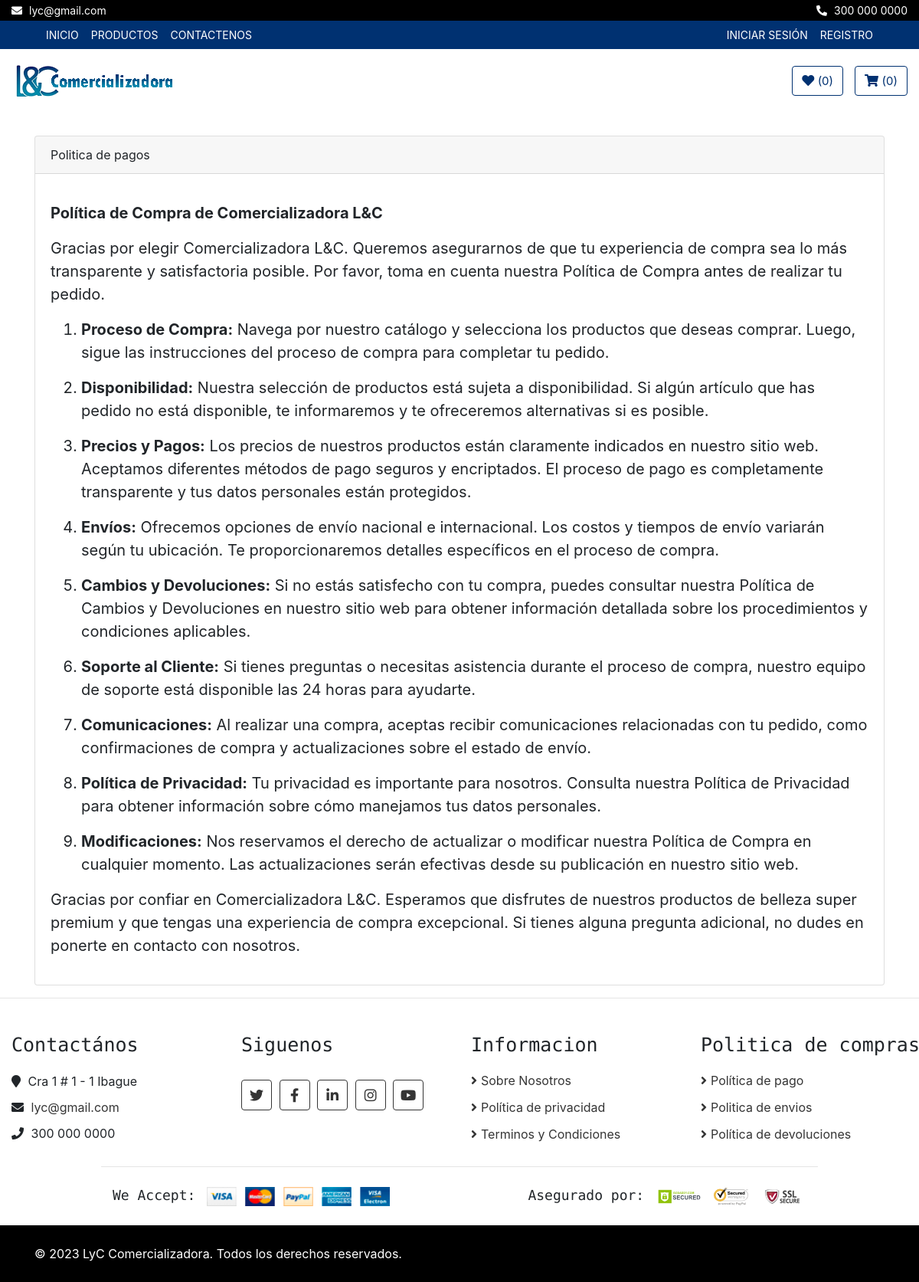
Screenshot of /politicas/politica-pagos/ with the database file from the repository.
### politicas/models.py (models this page shows, shortened)
class CorreoEmpresa(models.Model):
    direccion = models.CharField(max_length=100)
    correo = models.EmailField(unique=True)
    telefono = models.CharField(max_length=20)

class Polpago(models.Model):
    titulo = models.CharField(max_length=50)
    contenido = RichTextField()

class Copyright(models.Model):
    frase = models.CharField(max_length=255)

### politicas/views.py (the view)
# urls.py: path('politica-pagos/', views.politica_pago, name='politica-pagos'),
def politica_pago(request):
    pagos = Polpago.objects.all()
    context = {'pagos': pagos}
    return render(request, 'politicas/politica_pago.html', context)

### core/context_processors.py (called while the page is built)
def correo_empresa(request):
    correo_empresa = CorreoEmpresa.objects.first()
    return {'correo_empresa': correo_empresa}

def copyright(request):
    copyright = Copyright.objects.first()
    return {'copyright': copyright}

### politicas/templates/politicas/politica_pago.html (shortened to what this page needs)
{% extends 'core/base.html' %}
{% load static %}
{% block content %}
    <div class="container">
        {% for p in pagos %}
            <div class="card">
                <div class="card-header">{{ p.titulo }}</div>
                <div class="card-body">
                    <blockquote class="blockquote mb-0">
                        <p>{{ p.contenido | safe }}</p>
                    </blockquote>
                </div>
            </div>
        {% endfor %}
    </div>
{% endblock %}

### core/templates/core/base.html (shortened to what this page needs)
<!DOCTYPE html>
<html lang="es">
<head>
  {% load static %}
<link rel="stylesheet" href="https://cdnjs.cloudflare.com/ajax/libs/font-awesome/5.15.3/css/all.min.css">
<link href="https://stackpath.bootstrapcdn.com/bootstrap/4.4.1/css/bootstrap.min.css" rel="stylesheet" />
<link href="https://cdnjs.cloudflare.com/ajax/libs/font-awesome/5.10.0/css/all.min.css" rel="stylesheet" />
<link href="{% static 'core/css/mainstyle.css' %}" rel="stylesheet" />
<link href="https://stackpath.bootstrapcdn.com/bootstrap/4.5.2/css/bootstrap.min.css" rel="stylesheet">
<link rel="stylesheet" href="{% static 'lib/slick/slick.css' %}" type="text/css">
<link rel="stylesheet" href="{% static 'lib/slick/slick-theme.css' %}" type="text/css">
</head>
  <body>
    <div class="top-bar">
      <div class="container-fluid">
        <div class="row">
          <div class="col-sm-6">
            <i class="fa fa-envelope"></i>
            {{ correo_empresa.correo }}
          </div>
          <div class="col-sm-6">
            <i class="fa fa-phone-alt"></i>
            {{ correo_empresa.telefono }}
          </div>
        </div>
      </div>
    </div>
    <div class="nav">
      <div class="container-fluid">
        <nav class="navbar navbar-expand-md bg-dark navbar-dark">
          <div class="collapse navbar-collapse justify-content-between" id="navbarCollapse">
            <div class="navbar-nav mr-auto">
              <a href="{% url 'home' %}" class="nav-item nav-link">Inicio</a>
              <a href="{% url 'product_list' %}" class="nav-item nav-link">Productos</a>
              <a href="{% url 'contacto' %}" class="nav-item nav-link">Contactenos</a>
            </div>
            <div class="navbar-nav ml-auto">
              {% if not request.user.is_authenticated %}
                <li class="nav-item">
                  <a class="nav-link" href="{% url 'login' %}">Iniciar sesión</a>
                </li>
                <li class="nav-item">
                  <a class="nav-link" href="{% url 'signup' %}">Registro</a>
                </li>
              {% endif %}
            </div>
          </div>
        </nav>
      </div>
    </div>
    <header class="masthead">
      <div class="bottom-bar">
        <div class="container-fluid">
          <div class="row align-items-center">
            <div class="col-md-9">
              <div class="logo">
                <a href="{% url 'home' %}">
                  <img src="/static/core/img/logo.png" alt="Logo" />
                </a>
              </div>
            </div>
            <div class="col-md-3">
              <div class="user">
                  {% if user.is_authenticated %}
                  <a href="{% url 'wishlist' %}" class="btn wishlist">
                      <i class="fa fa-heart"></i>
                      <span>({{ request.session.wishlist|length }})</span>
                  </a>
                  <a href="{% url 'cart' %}" class="btn cart" id="cart">
                      <i class="fa fa-shopping-cart"></i>
                      <span>({{ request.session.cart|length }})</span>
                  </a>
                  {% else %}
                  <a href="{% url 'login' %}" class="btn wishlist" id="wishlist">
                      <i class="fa fa-heart"></i>
                      <span>({{ request.session.wishlist|length }})</span>
                  </a>
                  <a href="{% url 'login' %}" class="btn cart">
                      <i class="fa fa-shopping-cart"></i>
                      <span>({{ request.session.cart|length }})</span>
                  </a>
                  {% endif %}
              </div>
          </div>
          </div>
        </div>
      </div>
    </header>
    {% block content%}
    {% endblock%}
    {% if request.path != "/" %}
    <hr />
    {% endif %}
    <div class="footer_container">
      <div class="footer">
        <div class="container-fluid">
          <div class="row">
            <div class="col-lg-3 col-md-6">
              <div class="footer-widget">
                <h2>Contactános</h2>
                <div class="contact-info">
                  <p>
                    <i class="fa fa-map-marker"></i> {{ correo_empresa.direccion }}
                  </p>
                  <p>
                    <i class="fa fa-envelope"></i>
                    <a href="mailto:{{ correo_empresa.correo }}" target="_blank"
                      style="color: #353535; text-decoration: none;">{{ correo_empresa.correo }}</a>
                  </p>
                  <p><i class="fa fa-phone"></i> {{ correo_empresa.telefono }}</p>
                </div>
              </div>
            </div>
            <div class="col-lg-3 col-md-6">
              <div class="footer-widget">
                <h2>Siguenos</h2>
                <div class="contact-info">
                  <div class="social">
                    <a href="https://twitter.com/" target="_blank"><i class="fab fa-twitter"></i></a>
                    <a href="https://www.facebook.com/" target="_blank"><i class="fab fa-facebook-f"></i></a>
                    <a href="https://www.linkedin.com/" target="_blank"><i class="fab fa-linkedin-in"></i></a>
                    <a href="https://www.instagram.com/" target="_blank"><i class="fab fa-instagram"></i></a>
                    <a href="https://youtu.be/E_xaxzYjc7I" target="_blank"><i class="fab fa-youtube"></i></a>
                  </div>
                </div>
              </div>
            </div>
            <div class="col-lg-3 col-md-6">
              <div class="footer-widget">
                <h2>Informacion</h2>
                <ul>
                  <li><a href="{% url 'sobre-nosotros' %}">Sobre Nosotros</a></li>
                  <li><a href="{% url 'politica-privacidad' %}">Política de privacidad</a></li>
                  <li><a href="{% url 'terminos-condiciones' %}">Terminos y Condiciones</a></li>
                </ul>
              </div>
            </div>
            <div class="col-lg-3 col-md-6">
              <div class="footer-widget">
                <h2>Politica de compras</h2>
                <ul>
                  <li><a href="{% url 'politica-pagos' %}">Política de pago</a></li>
                  <li><a href="{% url 'politica-envios' %}">Politica de envios</a></li>
                  <li><a href="{% url 'politica-devoluciones' %}">Política de devoluciones</a></li>
                </ul>
              </div>
            </div>
          </div>
          <div class="row payment align-items-center">
            <div class="col-md-6">
              <div class="payment-method">
                <h2>We Accept:</h2>
                <img src="{% static 'core/img/payment-method.png' %}" alt="Payment Method" />
              </div>
            </div>
            <div class="col-md-6">
              <div class="payment-security">
                <h2>Asegurado por:</h2>
                <img src="{% static 'core/img/godaddy.svg' %}" alt="Payment Security" />
                <img src="{% static 'core/img/norton.svg' %}" alt="Payment Security" />
                <img src="{% static 'core/img/ssl.svg' %}" alt="Payment Security" />
              </div>
            </div>
          </div>
        </div>
      </div>
      <div class="footer-bottom">
        <div class="container">
          <div class="row">
            <div class="col-md-6 copyright">
              <p>{{ copyright.frase }}</p>
            </div>
          </div>
        </div>
      </div>
    </div>
  </body>
</html>

### core/static/core/css/mainstyle.css (style rules this page uses)
body { color: #353535; font-family: 'Open Sans', sans-serif; font-weight: 400; background: #f3f6ff; }
a { color: #003171; }
h2 { font-family: 'Source Code Pro', monospace; font-weight: 700; }
@media (min-width: 992px) { .container-fluid { padding-right: 60px; padding-left: 60px; } }
.btn { color: #003171; background: #ffffff; }
.top-bar { padding: 3px 0; font-size: 14px; color: #ffffff; background: #000000; }
.top-bar i { margin-right: 5px; }
.top-bar .col-sm-6:first-child { text-align: left; }
.top-bar .col-sm-6:last-child { text-align: right; }
.nav { position: relative; }
@media (min-width: 992px) { .nav .container-fluid { padding-left: 52px; padding-right: 52px; } }
.nav .navbar { height: 100%; padding: 0; }
@media (min-width: 768px) { .nav, .nav .navbar { background: #003171 !important; } }
@media (min-width: 768px) { .nav .navbar-dark a.nav-link { color: #ffffff; font-size: 14px; text-transform: uppercase; } }
.bottom-bar { padding: 15px 0; background: #ffffff; margin-bottom: 30px; }
.bottom-bar .logo { text-align: left; overflow: hidden; }
.bottom-bar .logo a img { max-height: 60px; }
.bottom-bar .user { font-size: 0; text-align: right; }
.bottom-bar .user .wishlist { margin-right: 15px; }
.bottom-bar .user .cart i, .bottom-bar .user .wishlist i { color: #003171; }
.bottom-bar .user .cart span, .bottom-bar .user .wishlist span { color: #003171; font-size: 15px; }
@media (min-width: 768px) { .bottom-bar { max-height: 90px; } }
.footer { position: relative; padding: 30px 0 0 0; background: #ffffff; }
.footer .footer-widget { position: relative; width: 100%; margin-bottom: 30px; }
.footer .footer-widget h2 { font-size: 25px; white-space: nowrap; margin-bottom: 20px; }
.footer .footer-widget ul { margin: 0; padding: 0; list-style: none; }
.footer .footer-widget ul li { margin-bottom: 12px; }
.footer .footer-widget ul li:last-child { margin-bottom: 0; }
.footer .footer-widget ul li a { color: #353535; white-space: nowrap; display: block; line-height: 23px; transition: all .3s; }
.footer .footer-widget ul li a::before { content: '\f105'; font-family: 'Font Awesome 5 Free'; font-weight: 900; padding-right: 5px; }
.footer .contact-info p { margin-bottom: 10px; font-size: 16px; }
.footer .contact-info p i { margin-right: 5px; }
.footer .social { position: relative; width: 100%; }
.footer .social a { display: inline-block; margin: 10px 5px 0 0; width: 40px; height: 40px; padding: 6px 0; text-align: center; font-size: 18px; color: #353535; border: 1px solid #353535; border-radius: 4px; transition: all .3s; }
.footer .payment { padding-top: 25px; padding-bottom: 25px; border-top: 1px solid rgba(0,0,0,.1); }
@media (min-width: 992px) { .footer .payment { max-width: 80%; margin: 0 auto; } }
.footer .payment-method, .footer .payment-security { overflow: hidden; }
.footer .payment-method { text-align: left; }
.footer .payment-security { text-align: right; }
.footer .payment-method h2, .footer .payment-security h2 { display: inline-block; margin: 0 10px 0 0; font-size: 18px; font-weight: 400; line-height: 22px; }
.footer .payment-method img, .footer .payment-security img { height: 25px; }
.footer-bottom { position: relative; padding: 25px 0; background: #000000; }
.footer-bottom .copyright { text-align: left; }
.footer-bottom .copyright p, .footer-bottom .template-by p { color: #ffffff; font-weight: 400; margin: 0; }

### core/templates/core/base.html (style rules this page uses)
.cart { color: #003171; background: #ffffff; border-color: #003171; }
.wishlist { color: #003171; background: #ffffff; border-color: #003171; }

### rows the page displays
CorreoEmpresa: correo "lyc@gmail.com", telefono "300 000 0000", direccion "Cra 1 # 1 - 1 Ibague"
Polpago: titulo "Politica de pagos", contenido "Política de Compra de Comercializadora L&C Gracias por elegir Comercializadora L&C. Queremos asegurarnos de que tu experiencia de compra sea lo más transparente y satisfactoria posible. Por favor, toma en cuenta nuestra Política de Compra antes de realizar tu pedido. Proceso de Compra: Navega por nuestro catálogo y selecciona los productos que deseas comprar. Luego, sigue las instrucciones del proceso de compra para completar tu pedido. Disponibilidad: Nuestra selección de productos está sujeta a disponibilidad. Si algún artículo que has pedido no está disponible, te informaremos y te ofreceremos alternativas si es posible. Precios y Pagos: Los precios de nuestros productos están claramente…"
Copyright: frase "© 2023 LyC Comercializadora. Todos los derechos reservados."

### other values shown
{{ request.session.wishlist|length }} "0"
{{ request.session.cart|length }} "0"
